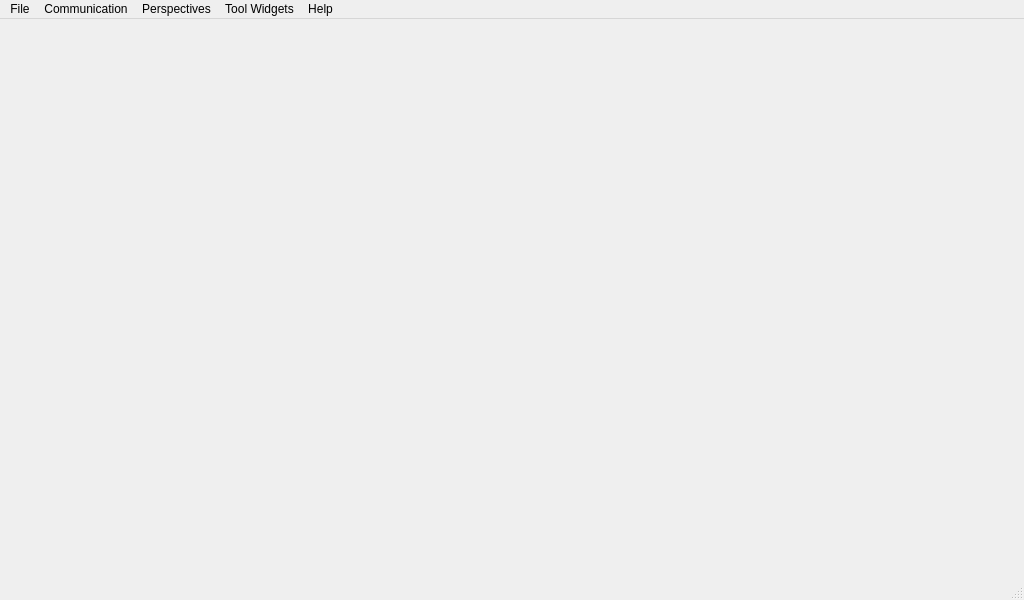
<?xml version="1.0" encoding="UTF-8"?>
<ui version="4.0">
 <class>MainWindow</class>
 <widget class="QMainWindow" name="MainWindow">
  <property name="geometry">
   <rect>
    <x>0</x>
    <y>0</y>
    <width>1024</width>
    <height>600</height>
   </rect>
  </property>
  <property name="minimumSize">
   <size>
    <width>640</width>
    <height>400</height>
   </size>
  </property>
  <property name="baseSize">
   <size>
    <width>1100</width>
    <height>800</height>
   </size>
  </property>
  <property name="mouseTracking">
   <bool>false</bool>
  </property>
  <property name="windowTitle">
   <string>MGMainWindow</string>
  </property>
  <property name="styleSheet">
   <string notr="true"/>
  </property>
  <widget class="QWidget" name="centralWidget">
   <property name="sizePolicy">
    <sizepolicy hsizetype="MinimumExpanding" vsizetype="MinimumExpanding">
     <horstretch>0</horstretch>
     <verstretch>0</verstretch>
    </sizepolicy>
   </property>
   <property name="minimumSize">
    <size>
     <width>200</width>
     <height>150</height>
    </size>
   </property>
  </widget>
  <widget class="QMenuBar" name="menuBar">
   <property name="geometry">
    <rect>
     <x>0</x>
     <y>0</y>
     <width>1024</width>
     <height>21</height>
    </rect>
   </property>
   <widget class="QMenu" name="menuMGround">
    <property name="title">
     <string>File</string>
    </property>
    <addaction name="actionJoystick_Settings"/>
    <addaction name="actionSimulate"/>
    <addaction name="separator"/>
    <addaction name="actionMuteAudioOutput"/>
    <addaction name="actionJoystickSettings"/>
    <addaction name="actionSettings"/>
    <addaction name="actionAdvanced_Mode"/>
    <addaction name="separator"/>
    <addaction name="actionExit"/>
   </widget>
   <widget class="QMenu" name="menuNetwork">
    <property name="title">
     <string>Communication</string>
    </property>
    <addaction name="actionAdd_Link"/>
    <addaction name="separator"/>
   </widget>
   <widget class="QMenu" name="menuTools">
    <property name="title">
     <string>Tool Widgets</string>
    </property>
    <addaction name="actionNewCustomWidget"/>
    <addaction name="actionLoadCustomWidgetFile"/>
    <addaction name="separator"/>
   </widget>
   <widget class="QMenu" name="menuHelp">
    <property name="title">
     <string>Help</string>
    </property>
    <addaction name="actionOnline_Documentation"/>
    <addaction name="actionProject_Roadmap_2"/>
    <addaction name="actionDeveloper_Credits"/>
   </widget>
   <widget class="QMenu" name="menuPerspectives">
    <property name="title">
     <string>Perspectives</string>
    </property>
    <addaction name="actionFlightView"/>
    <addaction name="actionMissionView"/>
    <addaction name="actionHardwareConfig"/>
    <addaction name="actionSoftwareConfig"/>
    <addaction name="actionTerminalView"/>
    <addaction name="actionSimulationView"/>
    <addaction name="actionEngineersView"/>
    <addaction name="actionGoogleEarthView"/>
    <addaction name="actionLocal3DView"/>
    <addaction name="separator"/>
    <addaction name="actionFirmwareUpdateView"/>
    <addaction name="actionMavlinkView"/>
    <addaction name="actionUnconnectedView"/>
    <addaction name="separator"/>
    <addaction name="actionFullscreen"/>
    <addaction name="actionNormal"/>
   </widget>
   <addaction name="menuMGround"/>
   <addaction name="menuNetwork"/>
   <addaction name="menuPerspectives"/>
   <addaction name="menuTools"/>
   <addaction name="menuHelp"/>
  </widget>
  <widget class="QStatusBar" name="statusBar"/>
  <action name="actionExit">
   <property name="icon">
    <iconset resource="../../qgroundcontrol.qrc">
     <normaloff>:/files/images/actions/system-log-out.svg</normaloff>:/files/images/actions/system-log-out.svg</iconset>
   </property>
   <property name="text">
    <string>Exit</string>
   </property>
   <property name="shortcut">
    <string>Ctrl+Q</string>
   </property>
  </action>
  <action name="actionLiftoff">
   <property name="enabled">
    <bool>true</bool>
   </property>
   <property name="icon">
    <iconset resource="../../qgroundcontrol.qrc">
     <normaloff>:/files/images/control/launch.svg</normaloff>
     <normalon>:/files/images/control/launch.svg</normalon>:/files/images/control/launch.svg</iconset>
   </property>
   <property name="text">
    <string>Liftoff</string>
   </property>
  </action>
  <action name="actionLand">
   <property name="icon">
    <iconset resource="../../qgroundcontrol.qrc">
     <normaloff>:/files/images/control/land.svg</normaloff>:/files/images/control/land.svg</iconset>
   </property>
   <property name="text">
    <string>Land</string>
   </property>
  </action>
  <action name="actionEmergency_Land">
   <property name="icon">
    <iconset resource="../../qgroundcontrol.qrc">
     <normaloff>:/files/images/actions/process-stop.svg</normaloff>:/files/images/actions/process-stop.svg</iconset>
   </property>
   <property name="text">
    <string>Emergency Land</string>
   </property>
   <property name="shortcut">
    <string>Ctrl+L</string>
   </property>
  </action>
  <action name="actionEmergency_Kill">
   <property name="icon">
    <iconset resource="../../qgroundcontrol.qrc">
     <normaloff>:/files/images/actions/process-stop.svg</normaloff>:/files/images/actions/process-stop.svg</iconset>
   </property>
   <property name="text">
    <string>Kill UAS</string>
   </property>
   <property name="shortcut">
    <string>Ctrl+K</string>
   </property>
  </action>
  <action name="actionAdd_Link">
   <property name="icon">
    <iconset resource="../../qgroundcontrol.qrc">
     <normaloff>:/files/images/actions/list-add.svg</normaloff>:/files/images/actions/list-add.svg</iconset>
   </property>
   <property name="text">
    <string>Add Link</string>
   </property>
  </action>
  <action name="actionConfiguration">
   <property name="icon">
    <iconset resource="../../qgroundcontrol.qrc">
     <normaloff>:/files/images/categories/applications-system.svg</normaloff>:/files/images/categories/applications-system.svg</iconset>
   </property>
   <property name="text">
    <string>Preferences</string>
   </property>
   <property name="toolTip">
    <string>Open UAS Preferences</string>
   </property>
  </action>
  <action name="actionJoystickSettings">
   <property name="icon">
    <iconset resource="../../qgroundcontrol.qrc">
     <normaloff>:/files/images/devices/input-gaming.svg</normaloff>:/files/images/devices/input-gaming.svg</iconset>
   </property>
   <property name="text">
    <string>Joystick Configuration</string>
   </property>
   <property name="visible">
    <bool>true</bool>
   </property>
  </action>
  <action name="actionSimulate">
   <property name="checkable">
    <bool>true</bool>
   </property>
   <property name="icon">
    <iconset resource="../../qgroundcontrol.qrc">
     <normaloff>:/files/images/control/launch.svg</normaloff>:/files/images/control/launch.svg</iconset>
   </property>
   <property name="text">
    <string>Simulate</string>
   </property>
   <property name="toolTip">
    <string>Simulate one vehicle to test and evaluate this application</string>
   </property>
  </action>
  <action name="actionShow_Slugs_View">
   <property name="icon">
    <iconset resource="../../qgroundcontrol.qrc">
     <normaloff>:/files/images/contrib/slugs.png</normaloff>:/files/images/contrib/slugs.png</iconset>
   </property>
   <property name="text">
    <string>Show Slugs View</string>
   </property>
  </action>
  <action name="actionJoystick_Settings">
   <property name="icon">
    <iconset resource="../../qgroundcontrol.qrc">
     <normaloff>:/files/images/devices/input-gaming.svg</normaloff>:/files/images/devices/input-gaming.svg</iconset>
   </property>
   <property name="text">
    <string>Joystick Settings</string>
   </property>
   <property name="visible">
    <bool>false</bool>
   </property>
  </action>
  <action name="actionOnline_Documentation">
   <property name="icon">
    <iconset resource="../../qgroundcontrol.qrc">
     <normaloff>:/files/images/apps/utilities-system-monitor.svg</normaloff>:/files/images/apps/utilities-system-monitor.svg</iconset>
   </property>
   <property name="text">
    <string>Online Documentation</string>
   </property>
  </action>
  <action name="actionProject_Roadmap_2">
   <property name="icon">
    <iconset resource="../../qgroundcontrol.qrc">
     <normaloff>:/files/images/status/software-update-available.svg</normaloff>:/files/images/status/software-update-available.svg</iconset>
   </property>
   <property name="text">
    <string>Project Roadmap</string>
   </property>
  </action>
  <action name="actionDeveloper_Credits">
   <property name="icon">
    <iconset resource="../../qgroundcontrol.qrc">
     <normaloff>:/files/images/categories/preferences-system.svg</normaloff>:/files/images/categories/preferences-system.svg</iconset>
   </property>
   <property name="text">
    <string>Developer Credits</string>
   </property>
  </action>
  <action name="actionMissionView">
   <property name="checkable">
    <bool>true</bool>
   </property>
   <property name="icon">
    <iconset resource="../../qgroundcontrol.qrc">
     <normaloff>:/files/images/categories/applications-internet.svg</normaloff>:/files/images/categories/applications-internet.svg</iconset>
   </property>
   <property name="text">
    <string>Mission</string>
   </property>
  </action>
  <action name="actionEngineersView">
   <property name="checkable">
    <bool>true</bool>
   </property>
   <property name="icon">
    <iconset resource="../../qgroundcontrol.qrc">
     <normaloff>:/files/images/apps/utilities-system-monitor.svg</normaloff>:/files/images/apps/utilities-system-monitor.svg</iconset>
   </property>
   <property name="text">
    <string>Plot</string>
   </property>
  </action>
  <action name="actionMavlinkView">
   <property name="checkable">
    <bool>true</bool>
   </property>
   <property name="icon">
    <iconset resource="../../qgroundcontrol.qrc">
     <normaloff>:/files/images/devices/network-wired.svg</normaloff>:/files/images/devices/network-wired.svg</iconset>
   </property>
   <property name="text">
    <string>Mavlink</string>
   </property>
  </action>
  <action name="actionFlightView">
   <property name="checkable">
    <bool>true</bool>
   </property>
   <property name="icon">
    <iconset resource="../../qgroundcontrol.qrc">
     <normaloff>:/files/images/status/network-wireless-encrypted.svg</normaloff>:/files/images/status/network-wireless-encrypted.svg</iconset>
   </property>
   <property name="text">
    <string>Flight</string>
   </property>
  </action>
  <action name="actionNewCustomWidget">
   <property name="icon">
    <iconset resource="../../qgroundcontrol.qrc">
     <normaloff>:/files/images/apps/utilities-system-monitor.svg</normaloff>:/files/images/apps/utilities-system-monitor.svg</iconset>
   </property>
   <property name="text">
    <string>New Custom Widget</string>
   </property>
  </action>
  <action name="actionMuteAudioOutput">
   <property name="checkable">
    <bool>true</bool>
   </property>
   <property name="icon">
    <iconset resource="../../qgroundcontrol.qrc">
     <normaloff>:/files/images/status/audio-volume-high.svg</normaloff>
     <normalon>:/files/images/status/audio-volume-muted.svg</normalon>
     <activeon>:/files/images/status/audio-volume-muted.svg</activeon>
     <selectedoff>:/files/images/status/audio-volume-high.svg</selectedoff>
     <selectedon>:/files/images/status/audio-volume-muted.svg</selectedon>:/files/images/status/audio-volume-high.svg</iconset>
   </property>
   <property name="text">
    <string>Mute Audio Output</string>
   </property>
  </action>
  <action name="actionUnconnectedView">
   <property name="checkable">
    <bool>true</bool>
   </property>
   <property name="icon">
    <iconset resource="../../qgroundcontrol.qrc">
     <normaloff>:/files/images/devices/network-wireless.svg</normaloff>:/files/images/devices/network-wireless.svg</iconset>
   </property>
   <property name="text">
    <string>Unconnected</string>
   </property>
  </action>
  <action name="actionShutdownMAV">
   <property name="icon">
    <iconset resource="../../qgroundcontrol.qrc">
     <normaloff>:/files/images/actions/system-log-out.svg</normaloff>:/files/images/actions/system-log-out.svg</iconset>
   </property>
   <property name="text">
    <string>Shutdown MAV</string>
   </property>
   <property name="toolTip">
    <string>Shutdown the onboard computer - works not during flight</string>
   </property>
   <property name="statusTip">
    <string>Shutdown the onboard computer - works not during flight</string>
   </property>
  </action>
  <action name="actionSettings">
   <property name="text">
    <string>Settings</string>
   </property>
  </action>
  <action name="actionFullscreen">
   <property name="text">
    <string>Fullscreen</string>
   </property>
  </action>
  <action name="actionNormal">
   <property name="text">
    <string>Normal</string>
   </property>
   <property name="shortcut">
    <string>Esc</string>
   </property>
  </action>
  <action name="actionLoadCustomWidgetFile">
   <property name="icon">
    <iconset resource="../../qgroundcontrol.qrc">
     <normaloff>:/files/images/status/folder-drag-accept.svg</normaloff>:/files/images/status/folder-drag-accept.svg</iconset>
   </property>
   <property name="text">
    <string>Load Custom Widget File</string>
   </property>
  </action>
  <action name="actionFirmwareUpdateView">
   <property name="checkable">
    <bool>true</bool>
   </property>
   <property name="visible">
    <bool>false</bool>
   </property>
   <property name="icon">
    <iconset resource="../../qgroundcontrol.qrc">
     <normaloff>:/files/images/status/software-update-available.svg</normaloff>:/files/images/status/software-update-available.svg</iconset>
   </property>
   <property name="text">
    <string>Firmware Update</string>
   </property>
   <property name="toolTip">
    <string>Update the firmware of one of the connected autopilots</string>
   </property>
  </action>
  <action name="actionHardwareConfig">
   <property name="checkable">
    <bool>true</bool>
   </property>
   <property name="icon">
    <iconset resource="../../qgroundcontrol.qrc">
     <normaloff>:/files/images/categories/preferences-system.svg</normaloff>:/files/images/categories/preferences-system.svg</iconset>
   </property>
   <property name="text">
    <string>Config</string>
   </property>
   <property name="toolTip">
    <string>Configuration options of the vehicle.</string>
   </property>
  </action>
  <action name="actionAdvanced_Mode">
   <property name="checkable">
    <bool>true</bool>
   </property>
   <property name="text">
    <string>Advanced Mode</string>
   </property>
  </action>
  <action name="actionSimulationView">
   <property name="checkable">
    <bool>true</bool>
   </property>
   <property name="icon">
    <iconset resource="../../qgroundcontrol.qrc">
     <normaloff>:/files/images/apps/accessories-calculator.svg</normaloff>:/files/images/apps/accessories-calculator.svg</iconset>
   </property>
   <property name="text">
    <string>Simulation</string>
   </property>
  </action>
  <action name="actionSoftwareConfig">
   <property name="checkable">
    <bool>true</bool>
   </property>
   <property name="icon">
    <iconset resource="../../qgroundcontrol.qrc">
     <normaloff>:/files/images/categories/applications-system.svg</normaloff>:/files/images/categories/applications-system.svg</iconset>
   </property>
   <property name="text">
    <string>Software</string>
   </property>
  </action>
  <action name="actionTerminalView">
   <property name="checkable">
    <bool>true</bool>
   </property>
   <property name="icon">
    <iconset resource="../../qgroundcontrol.qrc">
     <normaloff>:/files/images/apps/utilities-terminal.svg</normaloff>:/files/images/apps/utilities-terminal.svg</iconset>
   </property>
   <property name="text">
    <string>Terminal</string>
   </property>
  </action>
  <action name="actionGoogleEarthView">
   <property name="checkable">
    <bool>true</bool>
   </property>
   <property name="text">
    <string>Google Earth</string>
   </property>
  </action>
  <action name="actionLocal3DView">
   <property name="checkable">
    <bool>true</bool>
   </property>
   <property name="text">
    <string>Local 3D View</string>
   </property>
  </action>
 </widget>
 <layoutdefault spacing="6" margin="11"/>
 <resources>
  <include location="../../qgroundcontrol.qrc"/>
 </resources>
 <connections>
  <connection>
   <sender>actionExit</sender>
   <signal>triggered()</signal>
   <receiver>MainWindow</receiver>
   <slot>close()</slot>
   <hints>
    <hint type="sourcelabel">
     <x>-1</x>
     <y>-1</y>
    </hint>
    <hint type="destinationlabel">
     <x>299</x>
     <y>199</y>
    </hint>
   </hints>
  </connection>
  <connection>
   <sender>actionFullscreen</sender>
   <signal>triggered()</signal>
   <receiver>MainWindow</receiver>
   <slot>showFullScreen()</slot>
   <hints>
    <hint type="sourcelabel">
     <x>-1</x>
     <y>-1</y>
    </hint>
    <hint type="destinationlabel">
     <x>399</x>
     <y>249</y>
    </hint>
   </hints>
  </connection>
  <connection>
   <sender>actionNormal</sender>
   <signal>triggered()</signal>
   <receiver>MainWindow</receiver>
   <slot>showNormal()</slot>
   <hints>
    <hint type="sourcelabel">
     <x>-1</x>
     <y>-1</y>
    </hint>
    <hint type="destinationlabel">
     <x>399</x>
     <y>249</y>
    </hint>
   </hints>
  </connection>
 </connections>
</ui>
